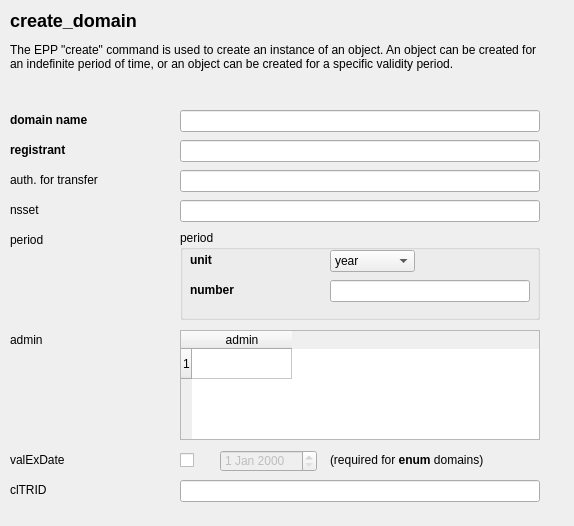
<ui version="4.0" >
 <class>FredWindow</class>
 <widget class="QWidget" name="FredWindow" >
  <property name="geometry" >
   <rect>
    <x>0</x>
    <y>0</y>
    <width>574</width>
    <height>526</height>
   </rect>
  </property>
  <property name="windowTitle" >
   <string>Create Domain panel</string>
  </property>
  <widget class="QLabel" name="textLabel1" >
   <property name="geometry" >
    <rect>
     <x>10</x>
     <y>110</y>
     <width>160</width>
     <height>20</height>
    </rect>
   </property>
   <property name="text" >
    <string>&lt;b>domain name&lt;/b></string>
   </property>
   <property name="wordWrap" >
    <bool>false</bool>
   </property>
  </widget>
  <widget class="QLabel" name="textLabel2" >
   <property name="geometry" >
    <rect>
     <x>10</x>
     <y>140</y>
     <width>160</width>
     <height>20</height>
    </rect>
   </property>
   <property name="text" >
    <string>&lt;b>registrant&lt;/b></string>
   </property>
   <property name="wordWrap" >
    <bool>false</bool>
   </property>
  </widget>
  <widget class="QLabel" name="textLabel3" >
   <property name="geometry" >
    <rect>
     <x>10</x>
     <y>170</y>
     <width>160</width>
     <height>20</height>
    </rect>
   </property>
   <property name="text" >
    <string>auth. for transfer</string>
   </property>
   <property name="wordWrap" >
    <bool>false</bool>
   </property>
  </widget>
  <widget class="QLabel" name="textLabel4" >
   <property name="geometry" >
    <rect>
     <x>10</x>
     <y>200</y>
     <width>160</width>
     <height>20</height>
    </rect>
   </property>
   <property name="text" >
    <string>nsset</string>
   </property>
   <property name="wordWrap" >
    <bool>false</bool>
   </property>
  </widget>
  <widget class="QLabel" name="textLabel5" >
   <property name="geometry" >
    <rect>
     <x>10</x>
     <y>230</y>
     <width>160</width>
     <height>20</height>
    </rect>
   </property>
   <property name="text" >
    <string>period</string>
   </property>
   <property name="wordWrap" >
    <bool>false</bool>
   </property>
  </widget>
  <widget class="QLabel" name="textLabel7" >
   <property name="geometry" >
    <rect>
     <x>10</x>
     <y>480</y>
     <width>160</width>
     <height>20</height>
    </rect>
   </property>
   <property name="text" >
    <string>clTRID</string>
   </property>
   <property name="wordWrap" >
    <bool>false</bool>
   </property>
  </widget>
  <widget class="QGroupBox" name="groupBox2_2" >
   <property name="geometry" >
    <rect>
     <x>180</x>
     <y>230</y>
     <width>360</width>
     <height>90</height>
    </rect>
   </property>
   <property name="title" >
    <string>period</string>
   </property>
   <widget class="QLabel" name="textLabel8" >
    <property name="geometry" >
     <rect>
      <x>10</x>
      <y>20</y>
      <width>130</width>
      <height>20</height>
     </rect>
    </property>
    <property name="text" >
     <string>&lt;b>unit&lt;/b></string>
    </property>
    <property name="wordWrap" >
     <bool>false</bool>
    </property>
   </widget>
   <widget class="QLabel" name="textLabel9" >
    <property name="geometry" >
     <rect>
      <x>10</x>
      <y>50</y>
      <width>130</width>
      <height>20</height>
     </rect>
    </property>
    <property name="text" >
     <string>&lt;b>number&lt;/b></string>
    </property>
    <property name="wordWrap" >
     <bool>false</bool>
    </property>
   </widget>
   <widget class="QComboBox" name="period_unit" >
    <property name="geometry" >
     <rect>
      <x>150</x>
      <y>20</y>
      <width>85</width>
      <height>22</height>
     </rect>
    </property>
    <item>
     <property name="text" >
      <string>year</string>
     </property>
    </item>
    <item>
     <property name="text" >
      <string>month</string>
     </property>
    </item>
   </widget>
   <widget class="QLineEdit" name="period_num" >
    <property name="geometry" >
     <rect>
      <x>150</x>
      <y>50</y>
      <width>200</width>
      <height>22</height>
     </rect>
    </property>
   </widget>
  </widget>
  <widget class="QLabel" name="textLabel10" >
   <property name="geometry" >
    <rect>
     <x>10</x>
     <y>450</y>
     <width>160</width>
     <height>20</height>
    </rect>
   </property>
   <property name="text" >
    <string>valExDate</string>
   </property>
   <property name="wordWrap" >
    <bool>false</bool>
   </property>
  </widget>
  <widget class="QLabel" name="textLabel11" >
   <property name="geometry" >
    <rect>
     <x>10</x>
     <y>10</y>
     <width>530</width>
     <height>90</height>
    </rect>
   </property>
   <property name="text" >
    <string>&lt;h2>create_domain&lt;/h2>
The EPP "create" command is used to create an instance of an object.
An object can be created for an indefinite period of time, or an
object can be created for a specific validity period.</string>
   </property>
   <property name="alignment" >
    <set>Qt::AlignLeading|Qt::AlignLeft|Qt::AlignTop</set>
   </property>
   <property name="wordWrap" >
    <bool>true</bool>
   </property>
  </widget>
  <widget class="QLineEdit" name="name" >
   <property name="geometry" >
    <rect>
     <x>180</x>
     <y>110</y>
     <width>360</width>
     <height>22</height>
    </rect>
   </property>
   <property name="text" >
    <string/>
   </property>
  </widget>
  <widget class="QLineEdit" name="registrant" >
   <property name="geometry" >
    <rect>
     <x>180</x>
     <y>140</y>
     <width>360</width>
     <height>22</height>
    </rect>
   </property>
  </widget>
  <widget class="QLineEdit" name="auth_info" >
   <property name="geometry" >
    <rect>
     <x>180</x>
     <y>170</y>
     <width>360</width>
     <height>22</height>
    </rect>
   </property>
   <property name="echoMode" >
    <enum>QLineEdit::Normal</enum>
   </property>
  </widget>
  <widget class="QLineEdit" name="nsset" >
   <property name="geometry" >
    <rect>
     <x>180</x>
     <y>200</y>
     <width>360</width>
     <height>22</height>
    </rect>
   </property>
   <property name="toolTip" >
    <string>CZ</string>
   </property>
   <property name="whatsThis" >
    <string>pokus</string>
   </property>
  </widget>
  <widget class="QTableWidget" name="admin" >
   <property name="geometry" >
    <rect>
     <x>180</x>
     <y>330</y>
     <width>360</width>
     <height>110</height>
    </rect>
   </property>
   <row>
    <property name="text" >
     <string>1</string>
    </property>
   </row>
   <column>
    <property name="text" >
     <string>admin</string>
    </property>
   </column>
  </widget>
  <widget class="QCheckBox" name="check_val_ex_date" >
   <property name="geometry" >
    <rect>
     <x>180</x>
     <y>450</y>
     <width>30</width>
     <height>20</height>
    </rect>
   </property>
   <property name="text" >
    <string/>
   </property>
  </widget>
  <widget class="QLineEdit" name="cltrid" >
   <property name="geometry" >
    <rect>
     <x>180</x>
     <y>480</y>
     <width>360</width>
     <height>22</height>
    </rect>
   </property>
  </widget>
  <widget class="QLabel" name="textLabel12" >
   <property name="geometry" >
    <rect>
     <x>330</x>
     <y>450</y>
     <width>210</width>
     <height>20</height>
    </rect>
   </property>
   <property name="text" >
    <string>(required for &lt;b>enum&lt;/b> domains)</string>
   </property>
   <property name="wordWrap" >
    <bool>false</bool>
   </property>
  </widget>
  <widget class="QLabel" name="textLabel6" >
   <property name="geometry" >
    <rect>
     <x>10</x>
     <y>330</y>
     <width>160</width>
     <height>20</height>
    </rect>
   </property>
   <property name="text" >
    <string>admin</string>
   </property>
   <property name="wordWrap" >
    <bool>false</bool>
   </property>
  </widget>
  <widget class="QDateEdit" name="val_ex_date" >
   <property name="enabled" >
    <bool>false</bool>
   </property>
   <property name="geometry" >
    <rect>
     <x>220</x>
     <y>450</y>
     <width>97</width>
     <height>22</height>
    </rect>
   </property>
  </widget>
 </widget>
 <layoutdefault spacing="6" margin="11" />
 <pixmapfunction>qPixmapFromMimeSource</pixmapfunction>
 <tabstops>
  <tabstop>name</tabstop>
  <tabstop>registrant</tabstop>
  <tabstop>auth_info</tabstop>
  <tabstop>nsset</tabstop>
  <tabstop>period_unit</tabstop>
  <tabstop>period_num</tabstop>
  <tabstop>admin</tabstop>
  <tabstop>check_val_ex_date</tabstop>
  <tabstop>val_ex_date</tabstop>
  <tabstop>cltrid</tabstop>
 </tabstops>
 <resources/>
 <connections>
  <connection>
   <sender>check_val_ex_date</sender>
   <signal>toggled(bool)</signal>
   <receiver>val_ex_date</receiver>
   <slot>setEnabled(bool)</slot>
   <hints>
    <hint type="sourcelabel" >
     <x>20</x>
     <y>20</y>
    </hint>
    <hint type="destinationlabel" >
     <x>20</x>
     <y>20</y>
    </hint>
   </hints>
  </connection>
  <connection>
   <sender>admin</sender>
   <signal>cellChanged(int,int)</signal>
   <receiver>FredWindow</receiver>
   <slot>admin_value_changed(int,int)</slot>
   <hints>
    <hint type="sourcelabel" >
     <x>20</x>
     <y>20</y>
    </hint>
    <hint type="destinationlabel" >
     <x>20</x>
     <y>20</y>
    </hint>
   </hints>
  </connection>
  <connection>
   <sender>admin</sender>
   <signal>currentCellChanged(int,int,int,int)</signal>
   <receiver>FredWindow</receiver>
   <slot>admin_current_changed(int,int)</slot>
   <hints>
    <hint type="sourcelabel" >
     <x>20</x>
     <y>20</y>
    </hint>
    <hint type="destinationlabel" >
     <x>20</x>
     <y>20</y>
    </hint>
   </hints>
  </connection>
 </connections>
</ui>
